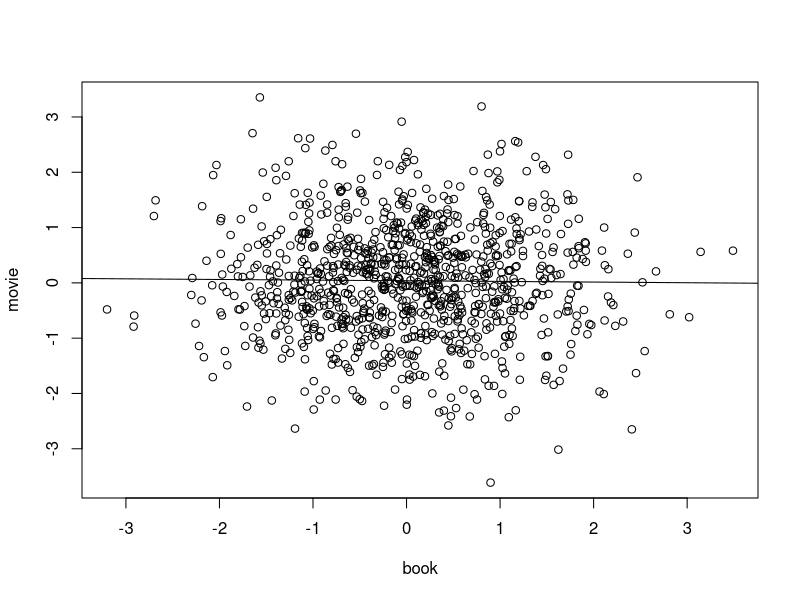
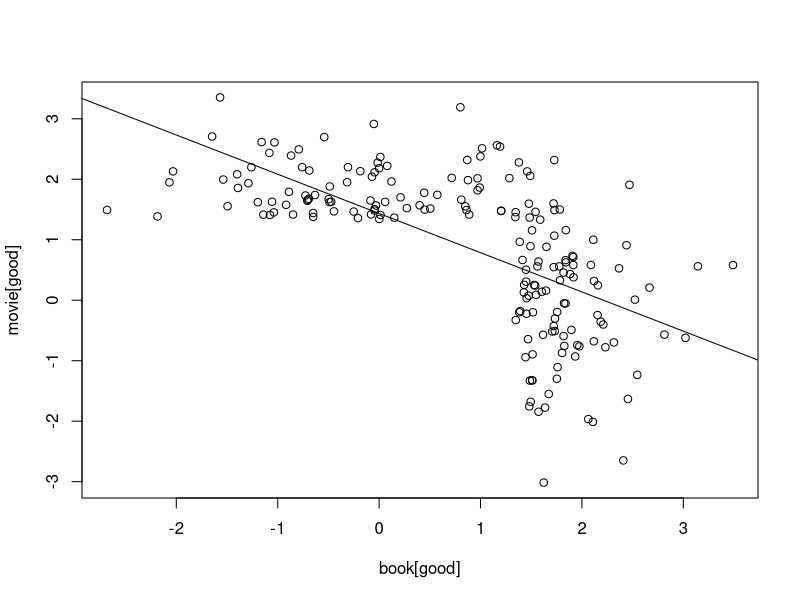

Source code (R) for these figures, in order:
set.seed(2021)
pdf("images/chapter_6/berkson1.pdf", width=4, height=4)
n  <- 1000              # total number of books and movies
book  <- rnorm(n)       # all the n books
movie <- rnorm(n)       # all the n movies
plot(book, movie)       # plot all the books and movies
abline(lm(movie~book))  # relation between all books and movies
dev.off()

pdf("images/chapter_6/berkson2.pdf", width=4, height=4)
good.b <- book > quantile(book, 0.9)   # indicator of good books
good.m <- movie > quantile(movie, 0.9) # indicator of good movies
good  <- good.b | good.m      # indicator of good books or movies
plot(book[good], movie[good]) # plot only the good books or good movies
## relation between good books or good movies
abline(lm(movie[good]~book[good]))
dev.off()

cat("Correlation between all books and movies:",
    cor(book, movie), "\n")
cat("Correlation between good books and good movies:",
    cor(book[good], movie[good]), "\n")
